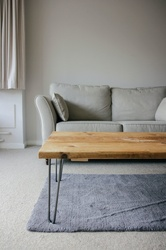
%> input picture RPCA/lui-peng-8NxTrV6i4WQ-unsplash.jpg, 166 x 250 px, shrunk from 640 x 960 before the run
$ octave Rpca_Implementation.m   (GNU Octave 9; MATLAB toolbox functions it lacks are replaced by stand-ins)
%> lines starting %> are read from the running program, lines starting %| are printed output that depends on the picture
clc
clear all
close all

% Read the original image
Original_Image = imread('lui-peng-8NxTrV6i4WQ-unsplash.jpg');
%> Original_Image is the input picture: size 250x166x3 uint8; mean R, G, B 145.7, 143.3, 139.2

% Add salt & pepper noise to the original image
noisy_image = imnoise(Original_Image, 'salt & pepper',0.2);
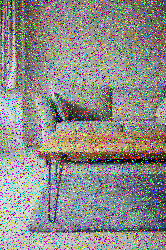
%> noisy_image: size 250x166x3 uint8; mean R, G, B 141.7, 140.2, 137

% Read the disturbed image
disturbed_image = imread('disturbed.png');
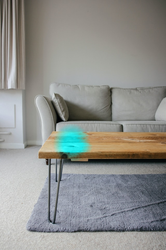
%> input picture RPCA/disturbed.png, 166 x 250 px, shrunk from 640 x 960 before the run
%> disturbed_image is the input picture: size 250x166x3 uint8; mean R, G, B 143.4, 144.2, 140.7

% Display the original, noisy and disturbed images
figure
subplot(3,1,1)
imshow(Original_Image);
title("Original Image")

subplot(3,1,2)
imshow(noisy_image);
title("Image with salt and pepper noise")

subplot(3,1,3)
imshow(disturbed_image);
title("Image with a shape on it")

% Convert the images to grayscale
Original_Gray = rgb2gray(Original_Image);
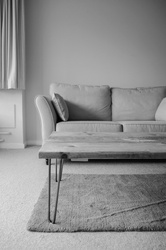
%> Original_Gray: size 250x166 uint8; min 1, max 233, mean 143.6
noisy_gray = rgb2gray(noisy_image);
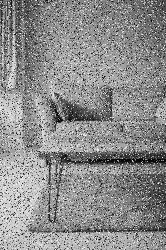
%> noisy_gray: size 250x166 uint8; min 0, max 255, mean 140.3
disturbed_gray = rgb2gray(disturbed_image);

% Get the size of the grayscale images
[M, N] = size(Original_Gray);
%> M = 250; N = 166

% Reshape the grayscale images into column vectors
X = double([reshape(Original_Gray, M * N, 1), reshape(noisy_gray, M * N, 1)]);
X2 = double([reshape(Original_Gray, M * N, 1), reshape(disturbed_gray, M * N, 1)]);

% Apply Robust Principal Component Analysis (RPCA)
[L, S] = RPCA(X);
%> in RPCA, `mu = n1*n2/(4*sum(abs(X(:))));`: mu = 0.00176
%> in RPCA, `thresh = 1e-7*norm(X,'fro');`: thresh = 0.00429
%> the loop in RPCA, `while((norm(X-L-S,'fro')>thresh)&&(count<1000))` made 236 passes
%> (S, V in SVT) on passes 1 to 3: ([42477.3 0; 0 5854.3], [-0.706 0.708; -0.708 -0.706]), ([42855.6 0; 0 5952.5], [-0.706 0.708; -0.708 -0.706]), ([42761.3 0; 0 5726.2], [-0.706 0.708; -0.708 -0.706])
%| 1
%| 2
%| 3
%| 4
%| 5
%| 6
%| 7
%| 8
%> (further printed lines are left out)
%> after the loop in RPCA, `while((norm(X-L-S,'fro')>thresh)&&(count<1000))`: count = 236
[L2, S2] = RPCA(X2);
%> the loop in RPCA (call 2), `while((norm(X-L-S,'fro')>thresh)&&(count<1000))` made 42 passes
%> S on passes 1 to 12: [42813.3 0; 0 198.9], [43341.5 0; 0 328.2], [43265.2 0; 0 349], [43217.9 0; 0 313.5], [43212.9 0; 0 269.4], [43231 0; 0 234.8], [43252.7 0; 0 215.3], [43266 0; 0 213.2], [43268.4 0; 0 222.9], [43264.2 0; 0 232.2], [43258.7 0; 0 236.2], [43255.2 0; 0 235.8]
%| 1
%| 2
%| 3
%| 4
%| 5
%| 6
%| 7
%| 8
%> (further printed lines are left out)

% Reshape the low rank and sparse matrices back into images
background_low_rank = uint8(reshape(L(:, 1), M, N));
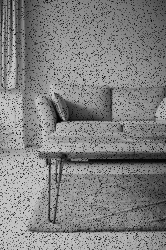
%> background_low_rank: size 250x166 uint8; min 0, max 195, mean 129.7
object_sparse = uint8(reshape(S(:, 1), M, N));
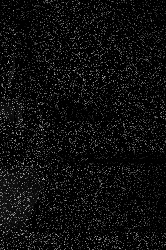
%> object_sparse: size 250x166 uint8; min 0, max 208, mean 13.9

background_low_rank2 = uint8(reshape(L2(:, 1), M, N));
object_sparse2 = uint8(reshape(S2(:, 1), M, N));
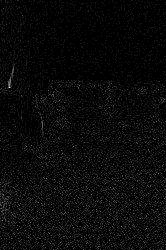
%> object_sparse2: size 250x166 uint8; min 0, max 12, mean 0.471; drawn with min black and max white

% Display the results
figure
subplot(2,1,1)
imshow(object_sparse);
title("Sparse Image for noisy_image")

subplot(2,1,2)
imshow(background_low_rank);
title("low rank Image for noisy_image")

figure
subplot(2,1,1)
imshow(object_sparse2);
title("Sparse Image for Image with a shape")

subplot(2,1,2)
imshow(background_low_rank2);
title("low rank Image for Image with a shape")

% RPCA function
function [L,S] = RPCA(X)
    [n1,n2] = size(X);
    mu = n1*n2/(4*sum(abs(X(:))));
    lambda = 1/sqrt(max(n1,n2));
    thresh = 1e-7*norm(X,'fro');
    L = zeros(size(X));
    S = zeros(size(X));
    Y = zeros(size(X));
    count = 0;
    while((norm(X-L-S,'fro')>thresh)&&(count<1000))
        L = SVT(X-S+(1/mu)*Y,1/mu);
        S = shrink(X-L+(1/mu)*Y,lambda/mu);
        Y = Y + mu*(X-L-S);
        count = count + 1;
        disp(count);
    end
end

% Singular Value Thresholding (SVT) function
function out = SVT(X, tau)
    [U, S, V] = svd(X, 'econ');
    out = U * shrink(S, tau) * V';
end

% Shrink function
function out = shrink(X,tau)
    out = sign(X).*max(abs(X)-tau,0);
end
